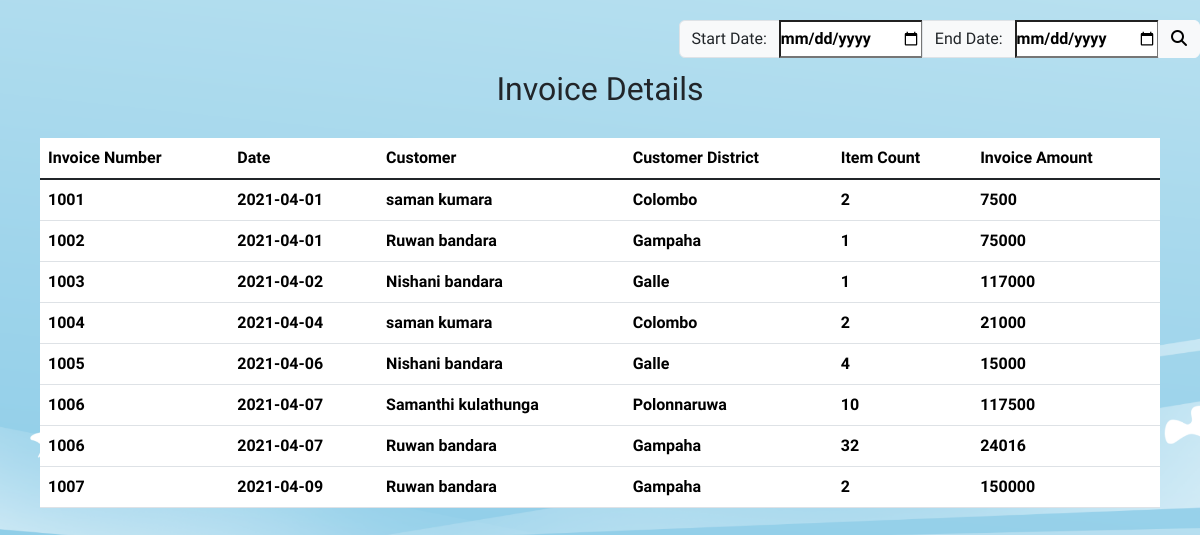
The app's page /invoice.php with its own data.
### tables this page shows
CREATE TABLE `invoice` (
  `id` int NOT NULL,
  `date` date NOT NULL,
  `time` time NOT NULL,
  `invoice_no` varchar(50) NOT NULL,
  `customer` varchar(10) NOT NULL,
  `item_count` varchar(50) NOT NULL,
  `amount` varchar(50) NOT NULL
);

CREATE TABLE `customer` (
  `id` int NOT NULL,
  `title` varchar(20) NOT NULL,
  `first_name` varchar(50) NOT NULL,
  `middle_name` varchar(50) NOT NULL,
  `last_name` varchar(50) NOT NULL,
  `contact_no` varchar(10) NOT NULL,
  `district` varchar(50) NOT NULL
);

CREATE TABLE `district` (
  `district` varchar(50) DEFAULT NULL,
  `active` varchar(10) DEFAULT NULL,
  `id` int NOT NULL
);

### src/invoice.php (the view, shortened to what this page needs)
<?php
include_once 'config.php';
?>
<!DOCTYPE html>
<html>
<head>
    <link rel="stylesheet" href="styles/myStyles.css">
    <link href="https://cdn.jsdelivr.net/npm/bootstrap@5.3.3/dist/css/bootstrap.min.css" rel="stylesheet">
</head>
<body>
    <div>
        <div class=" row searchBar sticky-top">
            <form action="" method="get">
                <div class="input-group">
                    <label for="start_date" class="input-group-text">Start Date:</label>
                    <input type="date" id="start_date" name="start_date">
                    <label for="end_date" class="input-group-text">End Date:</label>
                    <input type="date" id="end_date" name="end_date">
                    <button type="submit" class="btn btn-light"><i class="fa-solid fa-magnifying-glass"></i></button>
                </div>
            </form>
        </div>
        <div class='tableContainer'>
            <h2 class="topic">Invoice Details</h2>
            <table class="table">
                <thead>
                    <tr>
                        <th>Invoice Number</th>
                        <th>Date</th>
                        <th>Customer</th>
                        <th>Customer District</th>
                        <th>Item Count</th>
                        <th>Invoice Amount</th>
                    </tr>
                </thead>
                <tbody class='table-group-divider'>
                    <?php
                        if (isset($_GET['start_date']) && isset($_GET['end_date']) && $_GET['start_date'] != '' && $_GET['end_date'] != '') {
                            $start_date = $_GET['start_date'];
                            $end_date = $_GET['end_date'];
                            $sql = "SELECT i.invoice_no, i.date, c.first_name, c.last_name, d.district, i.item_count, i.amount
                                    FROM invoice i, district d, customer c
                                    WHERE i.customer = c.id  AND c.district = d.id AND i.date BETWEEN '$start_date' AND '$end_date'";
                        } else {
                            $sql = "SELECT i.invoice_no, i.date, c.first_name, c.last_name, d.district, i.item_count, i.amount
                                    FROM invoice i, district d, customer c
                                    WHERE i.customer = c.id  AND c.district = d.id";
                        }
                        $result = $conn->query($sql);
                        if ($result->num_rows > 0) {
                            while ($row = $result->fetch_assoc()) {
                                $invoice_no = $row["invoice_no"];
                                $date = $row["date"];
                                $first_name = $row["first_name"];
                                $last_name = $row["last_name"];
                                $district = $row["district"];
                                $item_count = $row["item_count"];
                                $amount = $row["amount"];
                                echo "<tr>
                                        <td>$invoice_no</td>
                                        <td>$date</td>
                                        <td>$first_name $last_name</td>
                                        <td>$district</td>
                                        <td>$item_count</td>
                                        <td>$amount</td>
                                    </tr>";
                            }
                        } else {
                            echo "<tr><td colspan='6' class='text-center'>No data found</td></tr>";
                        }
                    ?>
                </tbody>
            </table>
        </div>
    </div>
</body>
</html>

### src/styles/myStyles.css (style rules this page uses)
* { margin: 0; padding: 0; font-family: "Comfortaa", sans-serif; font-weight: 900; }
body { background: url("../images/bg01.png"); background-position: center; background-size: cover; }
.topic { text-align: center; padding: 10px; margin: 20px; }
.searchBar { float: right; }
.tableContainer { padding: 20px; margin: 20px; }

### records on screen
invoice: invoice_no "1001", date "2021-04-01", customer.first_name "saman", customer.last_name "kumara", district.district "Colombo", item_count "2", amount "7500"
invoice: invoice_no "1002", date "2021-04-01", customer.first_name "Ruwan", customer.last_name "bandara", district.district "Gampaha", item_count "1", amount "75000"
invoice: invoice_no "1003", date "2021-04-02", customer.first_name "Nishani", customer.last_name "bandara", district.district "Galle", item_count "1", amount "117000"
invoice: invoice_no "1004", date "2021-04-04", customer.first_name "saman", customer.last_name "kumara", district.district "Colombo", item_count "2", amount "21000"
invoice: invoice_no "1005", date "2021-04-06", customer.first_name "Nishani", customer.last_name "bandara", district.district "Galle", item_count "4", amount "15000"
invoice: invoice_no "1006", date "2021-04-07", customer.first_name "Samanthi", customer.last_name "kulathunga", district.district "Polonnaruwa", item_count "10", amount "117500"
invoice: invoice_no "1006", date "2021-04-07", customer.first_name "Ruwan", customer.last_name "bandara", district.district "Gampaha", item_count "32", amount "24016"
invoice: invoice_no "1007", date "2021-04-09", customer.first_name "Ruwan", customer.last_name "bandara", district.district "Gampaha", item_count "2", amount "150000"
